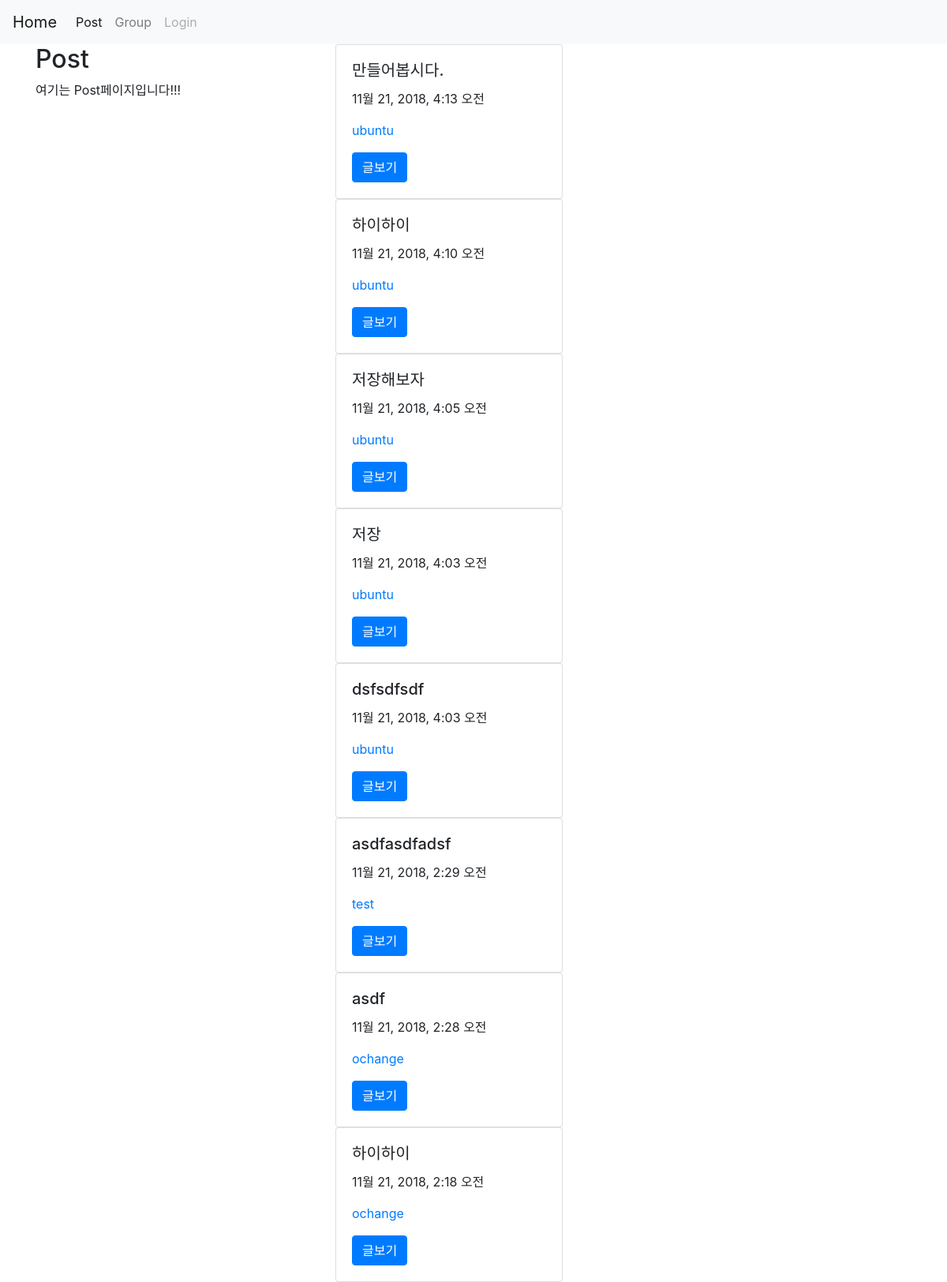
The app's page /posts/, older data.
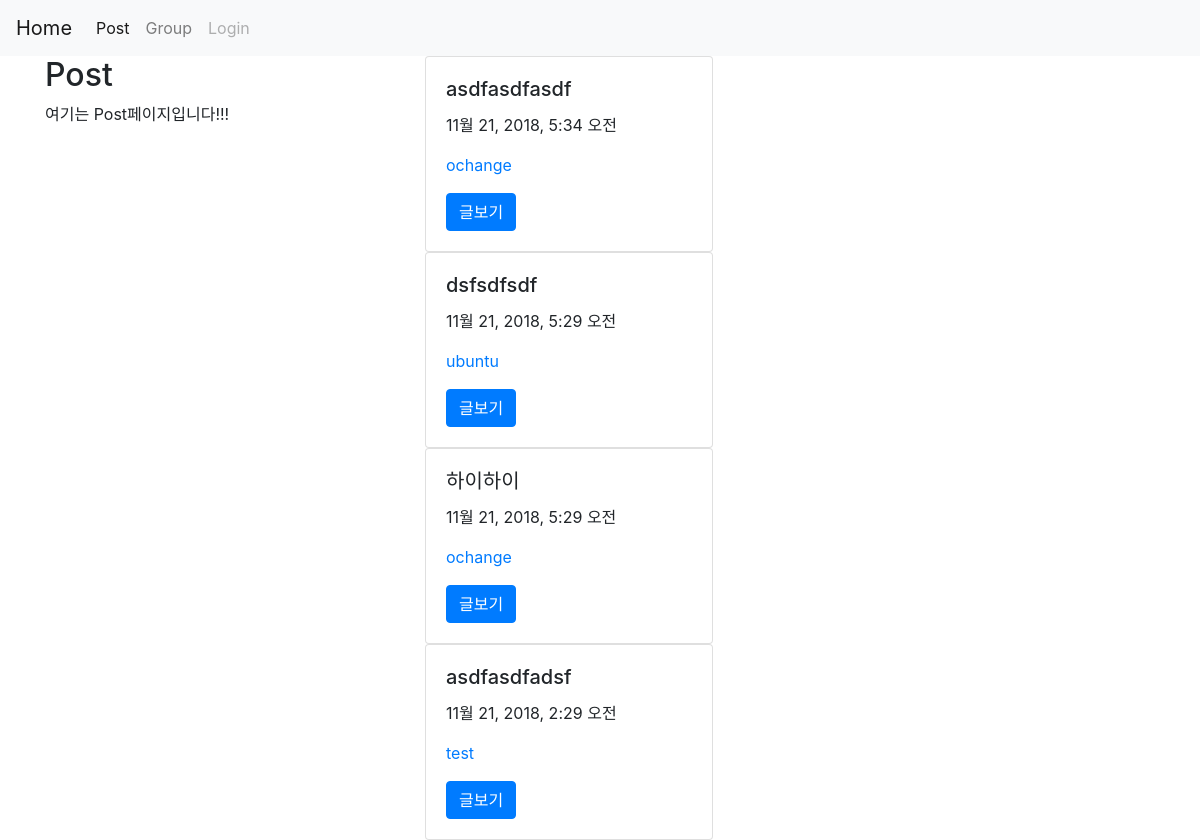
The same page, newer data.
### posts/models.py (models this page shows, shortened)
class Post(models.Model):
    title = models.CharField(max_length=100)
    message = models.TextField()
    created_at = models.DateTimeField(auto_now=True)
    user = models.ForeignKey(User,on_delete=models.CASCADE)
    group = models.ForeignKey(Group,on_delete=models.CASCADE)
    class Meta:
        ordering=['-created_at']

### posts/views.py (the view)
# urls.py: path('',views.PostList.as_view(),name='list'),
class PostList(ListView):
    model = Post

### posts/templates/posts/post_list.html (shortened to what this page needs)
{%extends 'posts/post_base.html'%}
{%block prepost%}
<div class="col-md-4">
    <h2>Post</h2>
    <p>여기는 Post페이지입니다!!!</p>
</div>
{%endblock%}
{%block post_content%}
<div class="col-md-8">
    {% for post in post_list %}
        {%include 'posts/_post.html'%}
    {% endfor %}
</div>
{%endblock%}

### posts/templates/posts/_post.html
<div class="card" style="width: 18rem;">
  <div class="card-body">
    <h5 class="card-title">{{post.title}}</h5>
    <p class="card-text">{{post.created_at}}</p>
    <p class="card-text">
        <a href="{%url 'posts:for_user' post.user.username%}">
        {{post.user.username}}
        </a>
    </p>
    <a href="{%url 'posts:detail' username=post.user.username pk=post.pk %}" class="btn btn-primary">글보기</a>
  </div>
</div>

Row changes from the older to the newer data that the page shows:
removed Post: title "만들어봅시다.", created_at "11월 21, 2018, 4:13 오전", user.username "ubuntu"
removed Post: title "하이하이", created_at "11월 21, 2018, 4:10 오전", user.username "ubuntu"
removed Post: title "저장해보자", created_at "11월 21, 2018, 4:05 오전", user.username "ubuntu"
removed Post: title "저장", created_at "11월 21, 2018, 4:03 오전", user.username "ubuntu"
removed Post: title "asdf", created_at "11월 21, 2018, 2:28 오전", user.username "ochange"
added Post: title "asdfasdfasdf", created_at "11월 21, 2018, 5:34 오전", user.username "ochange"
changed Post "dsfsdfsdf": created_at "11월 21, 2018, 4:03 오전" → "11월 21, 2018, 5:29 오전"
changed Post "하이하이": created_at "11월 21, 2018, 2:18 오전" → "11월 21, 2018, 5:29 오전"; moves up the list
